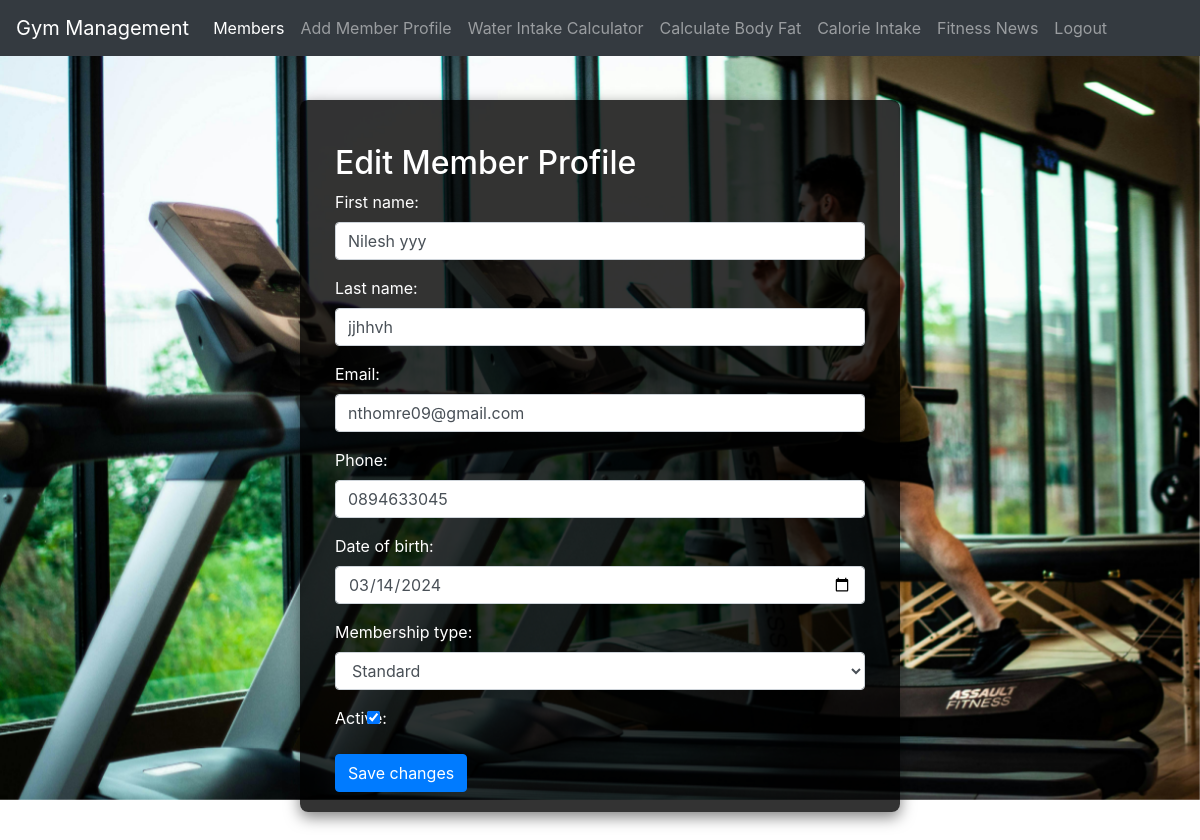
/members/member/edit/7/ (signed in), run on the app's committed database.
### members/models.py (models this page shows, shortened)
class MemberProfile(models.Model):
    first_name = models.CharField(max_length=100)
    last_name = models.CharField(max_length=100)
    email = models.EmailField(unique=True)
    phone = models.CharField(max_length=15, blank=True)
    date_of_birth = models.DateField(null=True, blank=True)
    join_date = models.DateField(auto_now_add=True)
    membership_type = models.CharField(max_length=10, choices=MEMBERSHIP_CHOICES, default='standard')
    active = models.BooleanField(default=True)

### members/views.py (the view)
# urls.py: path('member/edit/<int:pk>/', views.edit_member, name='edit_member'),
@login_required(login_url='login')
def edit_member(request, pk):
    member = get_object_or_404(MemberProfile, pk=pk)
    if request.method == 'POST':
        form = MemberProfileForm(request.POST, instance=member)
        if form.is_valid():
            form.save()
            return redirect('member_list')
    else:
        form = MemberProfileForm(instance=member)
    return render(request, 'members/edit_member_profile.html', {'form': form})

### members/forms.py
class MemberProfileForm(forms.ModelForm):
    class Meta:
        model = MemberProfile
        fields = '__all__'
        widgets = {
            'first_name': forms.TextInput(attrs={'class': 'form-control'}),
            'last_name': forms.TextInput(attrs={'class': 'form-control'}),
            'email': forms.EmailInput(attrs={'class': 'form-control'}),
            'phone': forms.TextInput(attrs={'class': 'form-control'}),
            'date_of_birth': forms.DateInput(attrs={'class': 'form-control', 'type': 'date'}),
            'membership_type': forms.Select(attrs={'class': 'form-control'}),
            'active': forms.CheckboxInput(attrs={'class': 'form-check-input'}),
        }

### members/templates/members/edit_member_profile.html (shortened to what this page needs)
{% extends 'base.html' %}
{% block content %}
<div class="container mt-4">
    <h2>Edit Member Profile</h2>
    <form method="post">
        {{ form.as_p }}
        <button type="submit" class="btn btn-primary">Save changes</button>
    </form>
</div>
{% endblock %}

### members/templates/base.html (style rules this page uses)
body, html { margin: 0; padding: 0; height: 100%; }
body { padding-top: 56px; }

### data on the page
MemberProfile: first_name "Nilesh yyy", last_name "jjhhvh", email "nthomre09@gmail.com", phone "0894633045", date_of_birth "03/14/2024", membership_type "Standard", active "☑"
